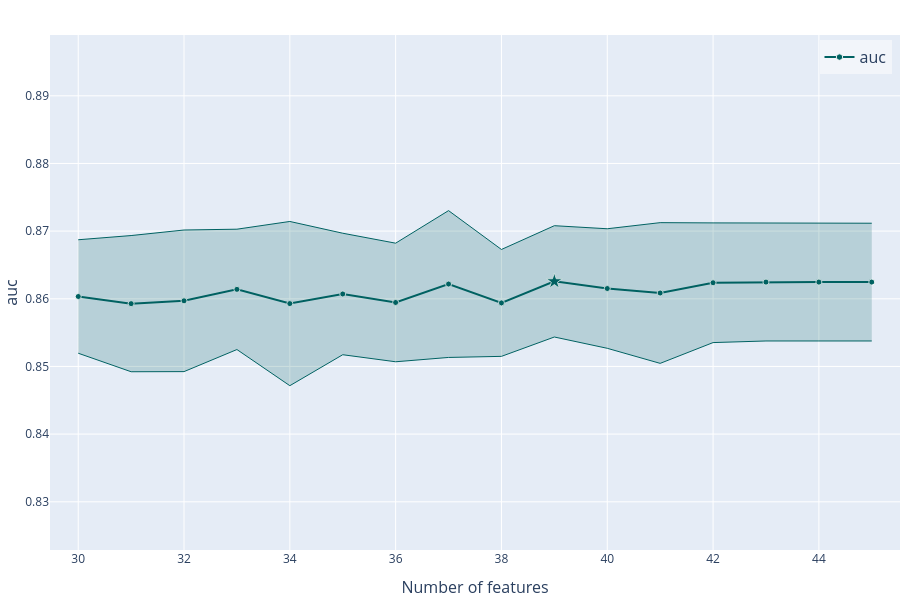

This figure's notebook cell:
### Code cell
# Depois de aplicar rfecv, podemos plotar o score por número de variáveis
experionml.plot_rfecv()

### Figure 1 — Plotly figure (JSON) as saved in the notebook; plotly's stock layout.template omitted (floating-point values rounded to 4 significant figures)
{"data": [{"hovertemplate": "(%{x}, %{y})<extra>auc</extra>", "legendgroup": "auc", "line": {"color": "rgb(0, 98, 98)", "dash": "solid", "width": 2}, "marker": {"line": {"color": "rgba(255, 255, 255, 0.9)", "width": 1}, "opacity": 1, "size": [6, 6, 6, 6, 6, 6, 6, 6, 6, 12, 6, 6, 6, 6, 6, 6], "symbol": ["circle", "circle", "circle", "circle", "circle", "circle", "circle", "circle", "circle", "star", "circle", "circle", "circle", "circle", "circle", "circle"]}, "mode": "lines+markers", "name": "auc", "showlegend": true, "type": "scatter", "x": [30, 31, 32, 33, 34, 35, 36, 37, 38, 39, 40, 41, 42, 43, 44, 45], "xaxis": "x", "y": [0.8603, 0.8593, 0.8597, 0.8614, 0.8593, 0.8607, 0.8595, 0.8622, 0.8594, 0.8626, 0.8615, 0.8609, 0.8624, 0.8625, 0.8625, 0.8625], "yaxis": "y"}, {"hovertemplate": "%{y}<extra>upper bound</extra>", "legendgroup": "auc", "line": {"color": "rgb(0, 98, 98)", "width": 1}, "mode": "lines", "showlegend": false, "type": "scatter", "x": [30, 31, 32, 33, 34, 35, 36, 37, 38, 39, 40, 41, 42, 43, 44, 45], "xaxis": "x", "y": [0.8687, 0.8693, 0.8702, 0.8703, 0.8714, 0.8697, 0.8682, 0.873, 0.8673, 0.8708, 0.8704, 0.8713, 0.8712, 0.8712, 0.8712, 0.8712], "yaxis": "y"}, {"fill": "tonexty", "fillcolor": "rgba(0, 98, 98, 0.2)", "hovertemplate": "%{y}<extra>lower bound</extra>", "legendgroup": "auc", "line": {"color": "rgb(0, 98, 98)", "width": 1}, "mode": "lines", "showlegend": false, "type": "scatter", "x": [30, 31, 32, 33, 34, 35, 36, 37, 38, 39, 40, 41, 42, 43, 44, 45], "xaxis": "x", "y": [0.852, 0.8492, 0.8492, 0.8525, 0.8472, 0.8517, 0.8507, 0.8513, 0.8515, 0.8544, 0.8527, 0.8505, 0.8535, 0.8538, 0.8538, 0.8538], "yaxis": "y"}], "layout": {"font": {"size": 12}, "height": 600, "hoverlabel": {"font": {"size": 16}}, "hovermode": "x unified", "legend": {"bgcolor": "rgba(255, 255, 255, 0.5)", "font": {"size": 16}, "groupclick": "togglegroup", "traceorder": "grouped", "x": 0.99, "xanchor": "right", "y": 0.99, "yanchor": "top"}, "margin": {"b": 50, "l": 50, "pad": 0, "r": 0, "t": 35}, "showlegend": true, "title": {"font": {"size": 24}, "pad": {"b": 15, "t": 15}, "x": 0.5, "xanchor": "center", "xref": "paper", "y": 1, "yanchor": "top"}, "width": 900, "xaxis": {"anchor": "y", "automargin": true, "domain": [0.0, 1.0], "range": [29.47, 45.53], "title": {"font": {"size": 16}, "text": "Number of features"}}, "yaxis": {"anchor": "x", "automargin": true, "domain": [0.0, 1.0], "range": [0.8229, 0.899], "title": {"font": {"size": 16}, "text": "auc"}}}}
